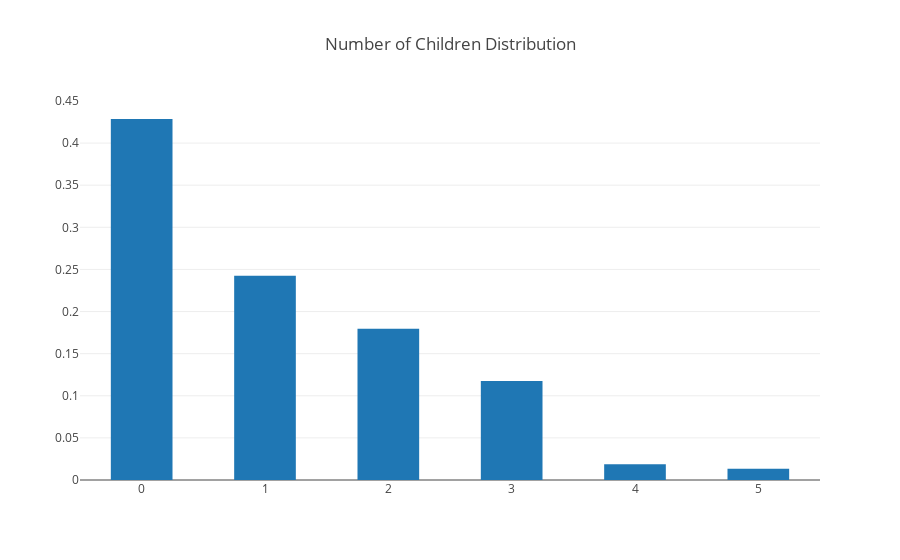

Notebook source saved alongside this figure:
### Code cell
# Bar Chart Displaying the Distribution of the number of children covered by insurance
children_dist = df_1["children"].values
children_hist = go.Histogram(x=children_dist, histnorm='probability', name="Number of Chlildren Distribution")
data = [children_hist]
layout = go.Layout(title="Number of Children Distribution", bargap=0.5)
fig = go.Figure(data=data,layout=layout)
iplot(fig, filename="Number of Children Distribution")

### Figure 1 — Plotly figure (JSON) as saved in the notebook; plotly's stock layout.template omitted (floating-point values rounded to 4 significant figures; data arrays with more than 128 entries replaced by an {"elided": "..."} marker saying what was removed)
{"data": [{"histnorm": "probability", "name": "Number of Chlildren Distribution", "type": "histogram", "uid": "1a27a6cd-6f2d-4aba-bba1-8908c7f6b933", "x": {"elided": "1337 int values"}}], "layout": {"bargap": 0.5, "title": {"text": "Number of Children Distribution"}}}
